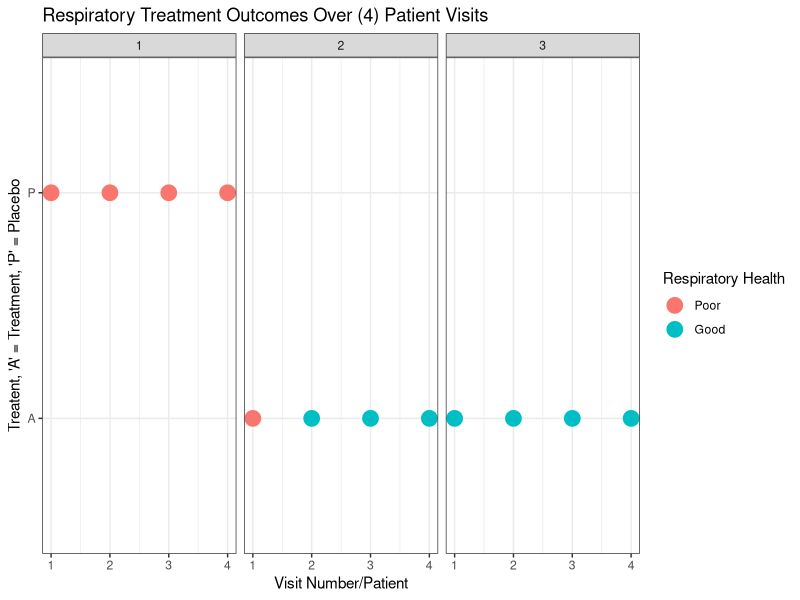
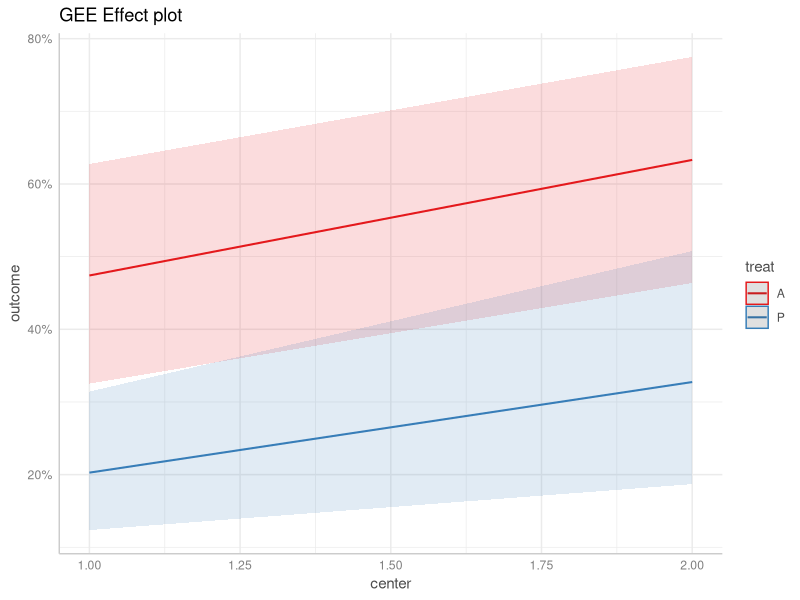

These charts were generated, in order, by the following R code:
## ---- chunk 1
######## loading packages ########

library(tidyverse)
library(knitr)
library(geepack)
library(lme4)   # For fitting linear mixed models
library(glmmTMB)  # For fitting GLMMs with different distributions
library(ggeffects)


######## Load Data ########

data(respiratory)

displayData <- respiratory[respiratory$id < 4,]
displayData <- displayData[displayData$center == 2,]

######## Plot sample of data for visualization ########

library(ggplot2)
ggplot(displayData, aes(x=visit, y=treat, color=factor(outcome))) +
  geom_point(size=5) +
  scale_x_continuous(breaks=c(1,2,3,4)) +
  scale_color_discrete("Respiratory Health",labels=c("Poor","Good")) +
  facet_grid(.~id) +
  labs(x = "Visit Number/Patient", y = "Treatent, 'A' = Treatment, 'P' = Placebo",title = "Respiratory Treatment Outcomes Over (4) Patient Visits")+
  theme_bw()



## ---- chunk 2
######## Correlation between data points ########

covar_data <- respiratory
covar_data$sex <- as.numeric(covar_data$sex)
covar_data$treat <- as.numeric(covar_data$treat)


# co-variance matrix
covar_matrix <- select(covar_data, 1:7) %>% 
  cov()
covar_matrix

# correlation matrix
cov2cor(covar_matrix)


## ---- chunk 3
# GLM Model
glm_example <- glm(outcome ~ center + treat + age + baseline + sex, data=respiratory,                
          family = binomial())

summary(glm_example)
## ---- chunk 4
# GLMM Model
glmm_example <- glmmTMB(outcome ~ center + treat + age + baseline + sex + (1 | id),
                 data = respiratory, family = binomial())

summary(glmm_example)

## ---- chunk 5
# GEE with independence correlation structure
gee_independence <- geeglm(outcome ~ center + treat + age + baseline + sex, data=respiratory, id=id, 
                  family = binomial(), corstr="independence")

# GEE with exchangeable correlation structure
gee_exchangeable <- geeglm(outcome ~ center + treat + age + baseline + sex, data=respiratory, id=id, 
                  family = binomial(), corstr="exchangeable")

# GEE with unstructured correlation structure
gee_unstructured <- geeglm(outcome ~ center + treat + age + baseline + sex, data=respiratory, id=id, 
                  family = binomial(), corstr="unstructured")

# GEE with Auto-Regressive Order 1 correlation structure
gee_ar1 <- geeglm(outcome ~ center + treat + age + baseline, data=respiratory, id=id, 
                  family = binomial(), corstr="ar1")  


plot(ggemmeans(gee_independence, terms = c("center", "treat"),
               condition = c(outcome = "poor"))) + 
  ggplot2::ggtitle("GEE Effect plot")

# Displays table of QIC between all 4 different types of GEE models with different
# correlation structure
QIC(gee_independence, gee_exchangeable, gee_unstructured, gee_ar1)
